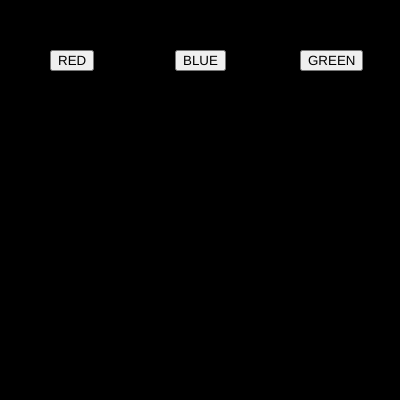
Frame 1 (no input)
Frame 60 (no input): identical to frame 1, image omitted
Frame 120 (the mouse pressed at the canvas centre since frame 60): identical to frame 1, image omitted

The p5.js sketch that drew this single still picture (run headless with seeded random() and noise() and a simulated clock; from frame 60 on, the mouse is pressed at the canvas centre):

// p5.js sketch
// ── sketch.js
var btn_red;
var btn_green;
var btn_blue

var r = 0;
var g = 0;
var b = 0;

function setup() {
  createCanvas(400, 400); 
  btn_red = createButton("RED") 
  btn_red.position(50,50);
  btn_red.mousePressed(red_bg)
  btn_green = createButton("GREEN") 
  btn_green.position(300,50);
  btn_green.mousePressed(green_bg)
  btn_blue = createButton("BLUE") 
  btn_blue.position(175,50);
  btn_blue.mousePressed(blue_bg)
}

function draw() {
  background(r,g,b);
}

function red_bg()
{
  r = 255
  g = 0
  b = 0
}

function green_bg()
{
  r = 0
  g = 255
  b = 0
}

function blue_bg()
{
  r = 0
  g = 0
  b = 255
}
